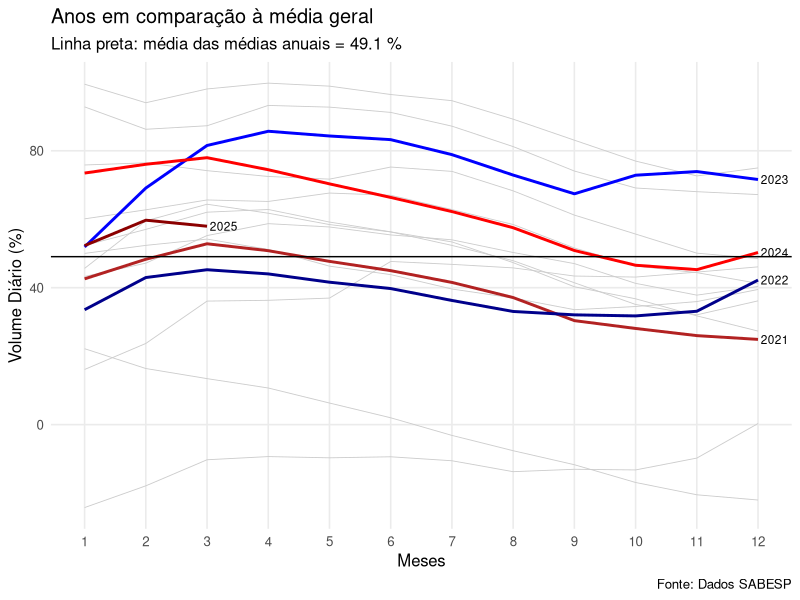

Write R code to recreate this figure.
### Library

require(tidyverse)


### Carregando arquivo: 

df <- readxl::read_xlsx("resultados/vazao_transferencias/vazao_transferencia_cantareira.xlsx") |>
  mutate(across(3:11, ~ gsub(",", ".", as.character(.)))) |> 
  mutate(across(3:11, ~as.numeric(.))) |> 
  mutate(Data = ymd(Data)) |> 
  mutate(year = year(Data), 
         mes = month(Data))

# Calcular a média anual e geral
media_ano <- df |> 
  group_by(year) |> 
  summarise(media_anual = mean(`Volume Diária (%)`, na.rm = TRUE))

media_geral <- mean(media_ano$media_anual, na.rm = TRUE)

# Preciso pensar em como faremos isto aqui, a principio me parece desnecessário:
media_ano <- media_ano |> 
  mutate(classe = case_when(
    media_anual > media_geral ~ "acima",
    media_anual < media_geral ~ "abaixo",
    TRUE ~ "neutro"
  ))

# Juntar com dados principais:
df_plot <- df |> left_join(media_ano, by = "year")

# Identificar os anos destacados (Como serão destacados? botei 5 ultimos)
anos_destaque <- media_ano |> 
  arrange(desc(year)) |> 
  slice_head(n = 5) |> 
  pull(year)

# Gráfico
df_plot |>  
  ggplot(aes(x = mes, y = `Volume Diária (%)`, group = year)) +
  geom_line(data = df_plot |> filter(!(year %in% anos_destaque)),
            color = "grey80", size = 0.3) +
  geom_line(data = df_plot |> filter(year %in% anos_destaque & classe == "acima"),
            aes(color = as.factor(year)), size = 1) +
  geom_line(data = df_plot |> filter(year %in% anos_destaque & classe == "abaixo"),
            aes(color = as.factor(year)), size = 1) +
  geom_hline(yintercept = media_geral, color = "black", size = 0.5) +
  geom_text(data = df_plot |> 
              filter(year %in% anos_destaque) |> 
              group_by(year) |> 
              slice_tail(n = 1),
            aes(label = year), hjust = -0.1, vjust = 0.5, size = 3) +
  scale_color_manual(values = c("blue", "red", "darkred", "firebrick", "darkblue")) +  # ajuste conforme os anos
  scale_x_continuous(breaks = 1:12) +
  theme_minimal(base_size = 12) +
  theme(legend.position = "none",
        panel.grid.minor = element_blank()) +
  labs(x = "Meses", y = "Volume Diário (%)",
       title = "Anos em comparação à média geral",
       subtitle = paste("Linha preta: média das médias anuais =", round(media_geral, 1), "%"),
       caption = "Fonte: Dados SABESP")
